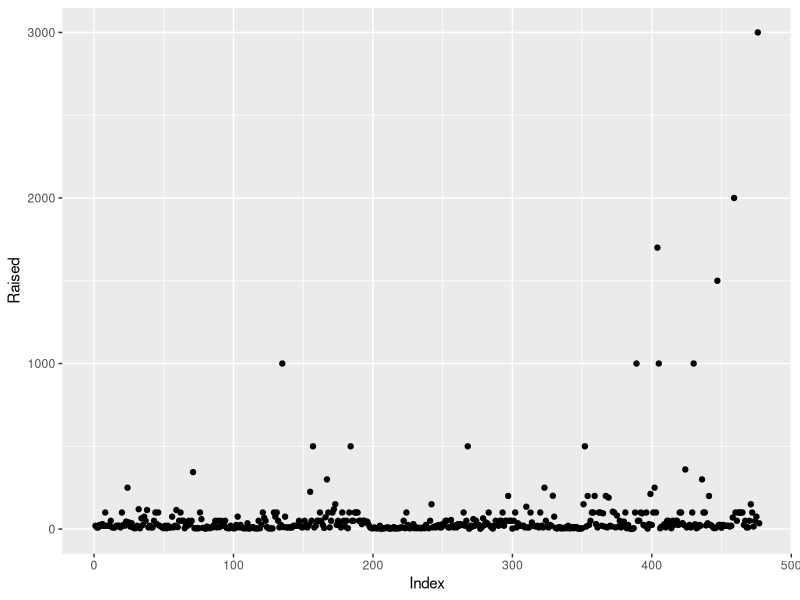
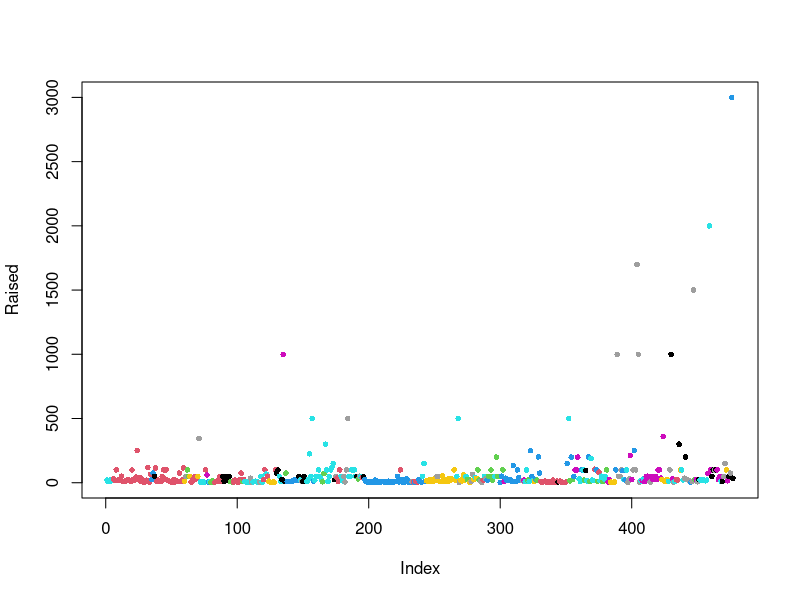

These charts were generated, in order, by the following R code:
## ---- chunk 1
knitr::opts_chunk$set(echo = TRUE)
## ---- chunk 2
library(tidyverse)
library(lubridate)

donor2021 <- read.csv("data2021.csv", stringsAsFactors = TRUE)
donor_2021_df <- donor2021[, 3:4]

donor_2021_df2 <- donor2021[, 4:5]
donor_2021_df2$When. <- factor(donor_2021_df2$When., levels = month.name, ordered = TRUE)

options(max.print=999999)
data <- table(donor_2021_df2$How, donor_2021_df2$When.)
data

donor_2021_df <- donor_2021_df[donor_2021_df$Raised != "", ]
donor_2021_df$Raised <- gsub(pattern = "[$,]", replacement = "", donor_2021_df$Raised)
donor_2021_df$Raised <- as.numeric(donor_2021_df$Raised)

ggplot(donor_2021_df, aes(x = seq_along(Raised), y = Raised)) + geom_point() + labs(x = "Index")
plot(donor_2021_df$Raised, col = donor_2021_df$How., pch = 16, cex = .75, ylab = "Raised")
